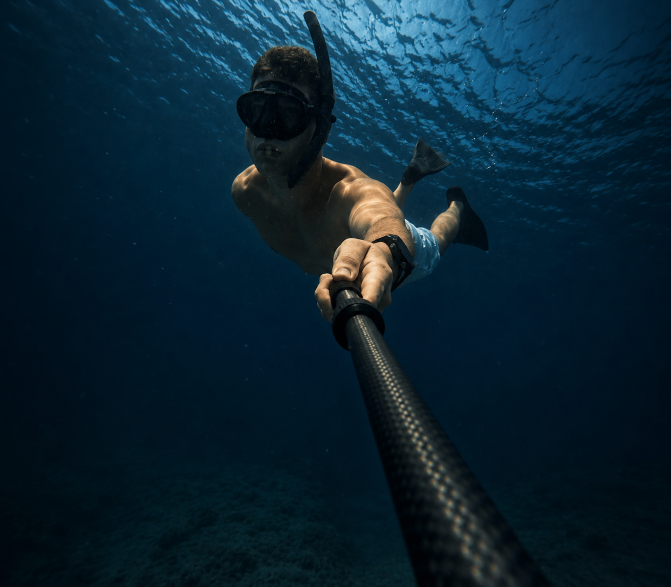
#> input picture reference/image2_target.png, 1341 x 1173 px (shown at 1/2 size)
$ python uw_fit.py --src reference/image2_target.png --ref reference/image2_target.png
#> lines starting #> are read from the running program, lines starting #| are printed output that depends on the picture; after the words box and inside, x2 and y2 are one past the last pixel; in counts of white or black regions, pixels touching at a corner belong together
#!/usr/bin/env python3
"""Fit the reference grade from an aligned source/reference pair.

The reference image is a graded still of the clip's first frame, so
(source, reference) pixel pairs are available. Model:

    ref(x, y) = V(x, y) * C(src(x, y))

C is a cubic polynomial colour map RGB->RGB (20 terms), V a smooth luminance
gain field (the reference's vignette / light falloff). They are fitted
alternately. Optional masks give a separate C for metal and environment.
Output: uw_fit.npz with the coefficients, the vignette field, and diagnostics.
"""
from __future__ import annotations

import argparse
from pathlib import Path

import cv2
import numpy as np


def feats(x: np.ndarray) -> np.ndarray:
    """x: (N,3) in 0..1 -> cubic polynomial features (N,20)."""
    r, g, b = x[:, 0], x[:, 1], x[:, 2]
    cols = [np.ones_like(r), r, g, b, r * r, g * g, b * b, r * g, r * b, g * b,
            r ** 3, g ** 3, b ** 3, r * r * g, r * r * b, g * g * r, g * g * b,
            b * b * r, b * b * g, r * g * b]
    return np.stack(cols, 1).astype(np.float64)


def luma(x):
    return x @ np.array([0.2126, 0.7152, 0.0722])


QUAD = list(range(10))   # 1, r, g, b, rr, gg, bb, rg, rb, gb


def fit_poly(src, dst, w=None, lam=1e-3, cols=None):
    F = feats(src)
    if cols is not None:
        keep = np.zeros(F.shape[1], bool); keep[cols] = True
        F = F * keep
    if w is not None:
        F = F * w[:, None]
        dst = dst * w[:, None]
    A = F.T @ F + lam * np.eye(F.shape[1])
    return np.linalg.solve(A, F.T @ dst)  # unused columns are zero -> zero coefficients


def apply_poly(coef, x):
    return np.clip(feats(x) @ coef, 0, 1)


def smooth_field(ratio, sigma_frac=0.08):
    h, w = ratio.shape
    small = cv2.resize(ratio, (64, int(64 * h / w)), interpolation=cv2.INTER_AREA)
    small = cv2.GaussianBlur(small, (0, 0), 2.0)
    return cv2.resize(small, (w, h), interpolation=cv2.INTER_CUBIC)


def main():
    ap = argparse.ArgumentParser()
    ap.add_argument("--src", required=True)
    ap.add_argument("--ref", required=True)
    ap.add_argument("--metal-mask", default=None)
    ap.add_argument("--out", default="uw_fit.npz")
    a = ap.parse_args()

    s = cv2.cvtColor(cv2.imread(a.src), cv2.COLOR_BGR2RGB).astype(np.float64) / 255
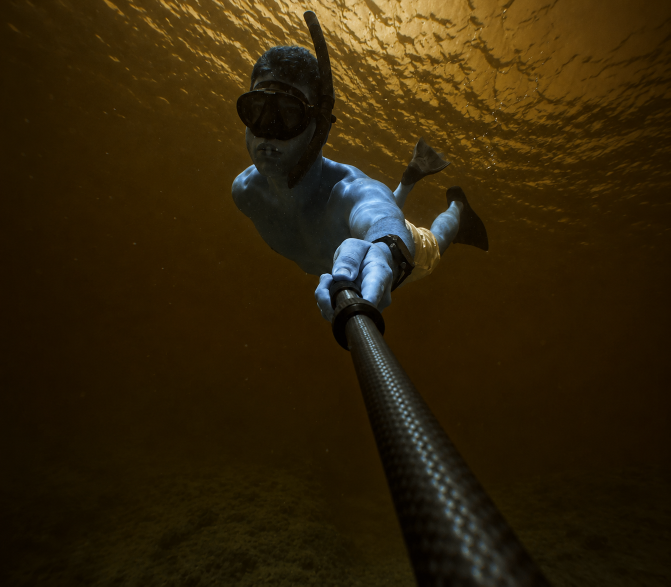
#> s: shape (1173, 1341, 3) float64 (shown at 1/2 size); mean B, G, R 0.0407, 0.139, 0.194
    r = cv2.cvtColor(cv2.imread(a.ref), cv2.COLOR_BGR2RGB).astype(np.float64) / 255
    h, w = s.shape[:2]
#> h = 1173; w = 1341
    # Small blur on both: the reference was resampled, so pixel-exact pairs are noisy.
    sb = cv2.GaussianBlur(s, (0, 0), 1.2)
    rb = cv2.GaussianBlur(r, (0, 0), 1.2)

    metal = None
    if a.metal_mask:
        metal = cv2.imread(a.metal_mask, 0) > 127
        metal = cv2.erode(metal.astype(np.uint8), np.ones((5, 5), np.uint8)).astype(bool)

    V = np.ones((h, w))
    S_ = sb.reshape(-1, 3)
    R_ = rb.reshape(-1, 3)
    # emphasise central pixels (vignette-free) in the first colour fit
    yy, xx = np.mgrid[0:h, 0:w]
    rad = np.hypot((xx - w / 2) / (w / 2), (yy - h / 2) / (h / 2))
    for it in range(6):
        target = (rb / V[..., None]).reshape(-1, 3)
        wgt = np.clip(1.2 - 0.6 * rad.reshape(-1), 0.3, 1)
        coef = fit_poly(S_, np.clip(target, 0, 1.5), wgt)
        pred = apply_poly(coef, S_).reshape(h, w, 3)
        ratio = (luma(rb) + 0.01) / (luma(pred) + 0.01)
        ratio = np.clip(ratio, 0.05, 2.0)
        V = smooth_field(ratio)
        # normalise: V is relative to its own median
        V /= np.median(V[h // 3:2 * h // 3, w // 3:2 * w // 3])
        err = np.abs(pred * V[..., None] - rb).mean()
        print(f"iter {it}: mean abs err {err * 255:.2f}")
#> this loop made 6 passes
#> err on passes 1 to 6: 4.82e-07, 4.9e-07, 5.03e-07, 5.12e-07, 5.19e-07, 5.24e-07
#| iter 0: mean abs err 0.00
#| iter 1: mean abs err 0.00
#| iter 2: mean abs err 0.00
#| iter 3: mean abs err 0.00
#| iter 4: mean abs err 0.00
#| iter 5: mean abs err 0.00
#> pass 1, in fit_poly, `A = F.T @ F + lam * np.eye(F.shape[1])`:
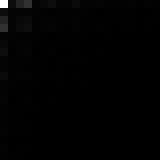
#> A: shape (20, 20) float64 (shown 8 times larger); min 1526.4, max 890157.7, mean 10226.2; drawn with min black and max white
    coef_all = coef
#> coef_all = 20 rows, first 8: [-2.19e-07, -1.56e-06, 6.81e-07], [1, 0.000387, 2.42e-05], [0.000184, 0.999, -5.7e-05], [-0.000111, 0.000585, 1], [-0.000371, 0.000864, -0.000396], [-0.00118, 0.00227, -0.000784], [0.00047, -0.00339, 1.57e-05], [0.00136, -0.00321, 0.00119]

    coef_metal = None
    if metal is not None and metal.sum() > 2000:
        m = metal.reshape(-1)
        target = np.clip((rb / V[..., None]).reshape(-1, 3), 0, 1.5)
        coef_metal = fit_poly(S_[m], target[m], None, lam=3e-2, cols=QUAD)
        pm = (apply_poly(coef_metal, S_[m]) * V.reshape(-1)[m, None])
        pa = (apply_poly(coef_all, S_[m]) * V.reshape(-1)[m, None])
        print("metal err: separate", np.abs(pm - rb.reshape(-1, 3)[m]).mean() * 255,
              "global", np.abs(pa - rb.reshape(-1, 3)[m]).mean() * 255)
    np.savez(a.out, coef=coef_all, coef_metal=coef_metal if coef_metal is not None else np.zeros(0),
             V=V.astype(np.float32))
    full = np.clip(apply_poly(coef_all, S_).reshape(h, w, 3) * V[..., None], 0, 1)
    cv2.imwrite(str(Path(a.out).with_suffix(".fit.png")),
                cv2.cvtColor((full * 255).astype(np.uint8), cv2.COLOR_RGB2BGR))
    cv2.imwrite(str(Path(a.out).with_suffix(".V.png")), (np.clip(V, 0, 2) * 127).astype(np.uint8))
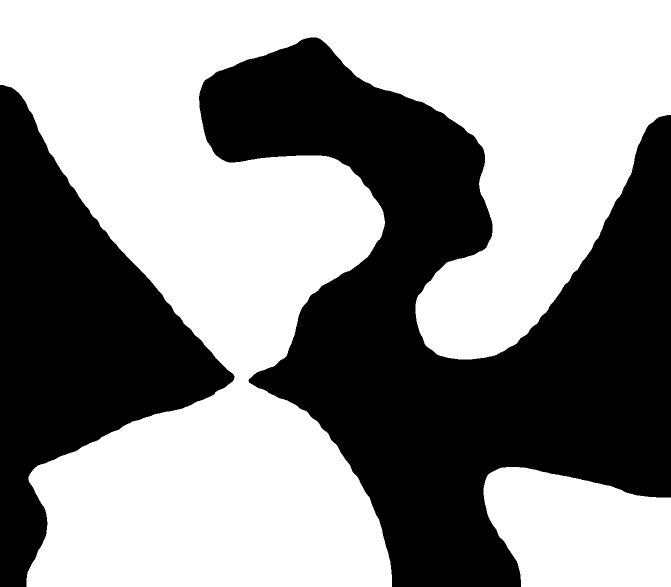
#> saved as uw_fit.V.png: shape (1173, 1341) (shown at 1/2 size); values 126 (black) and 127 (white), 56.4% white; 2 black regions, box (x1, y1, x2, y2) and area: (398, 75, 1341, 1173) 485920, (0, 170, 469, 1173) 200007


if __name__ == "__main__":
    main()
